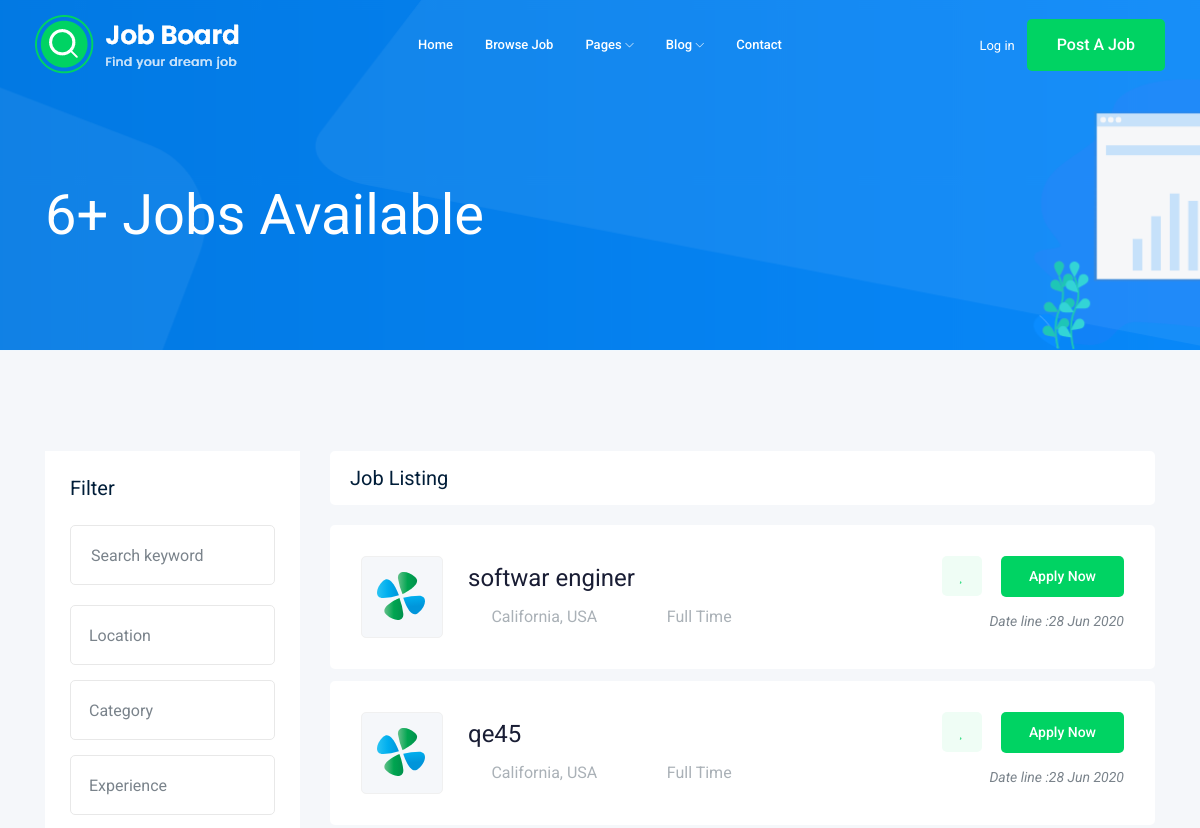
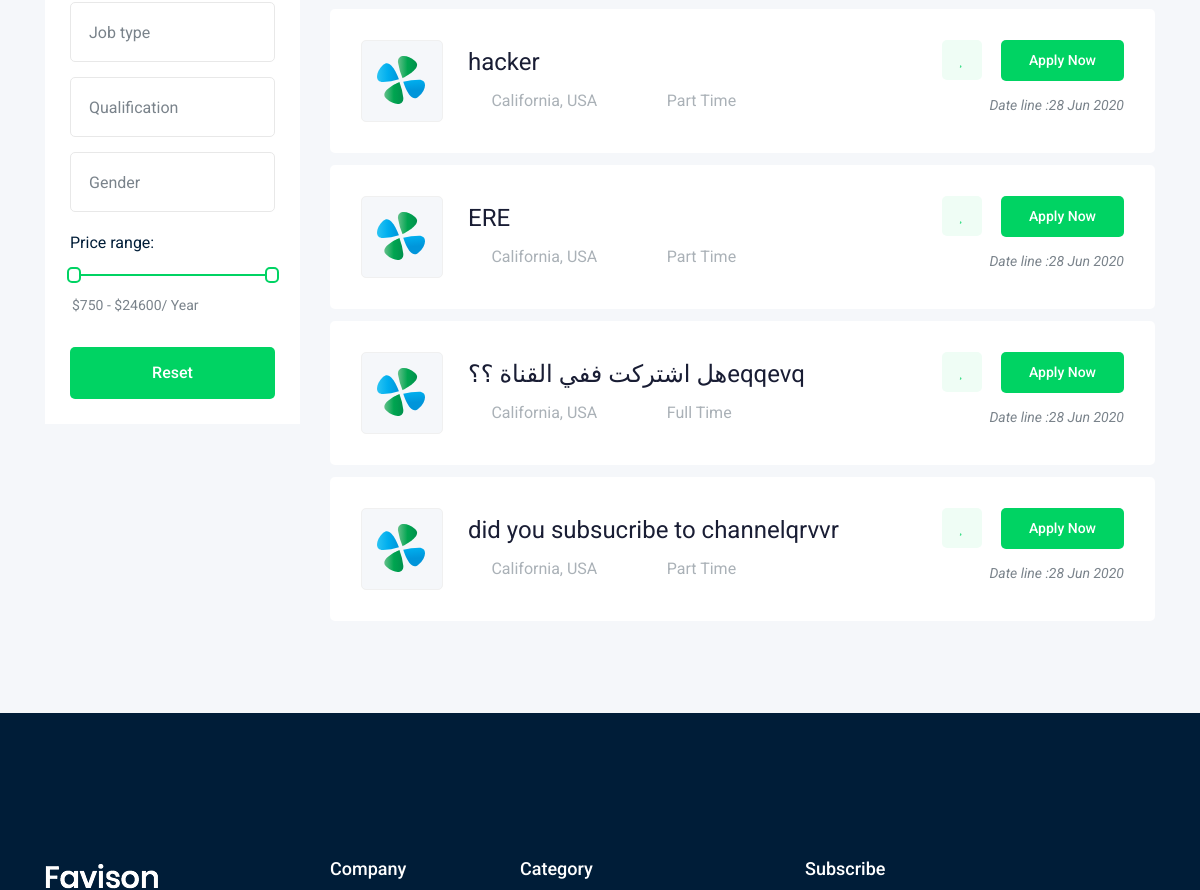
The app's page /jobs/ (upper part), older data (2 pictures, top to bottom).
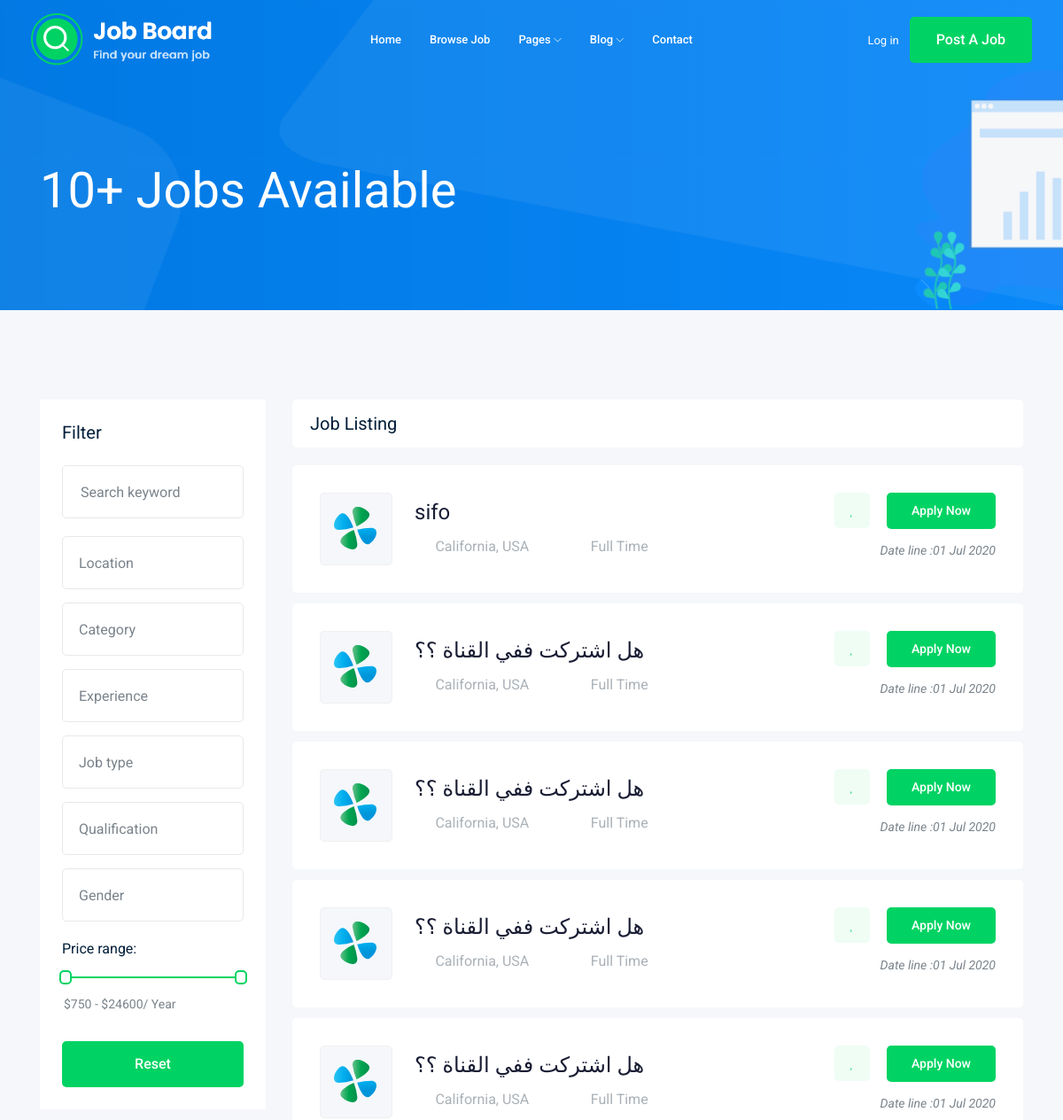
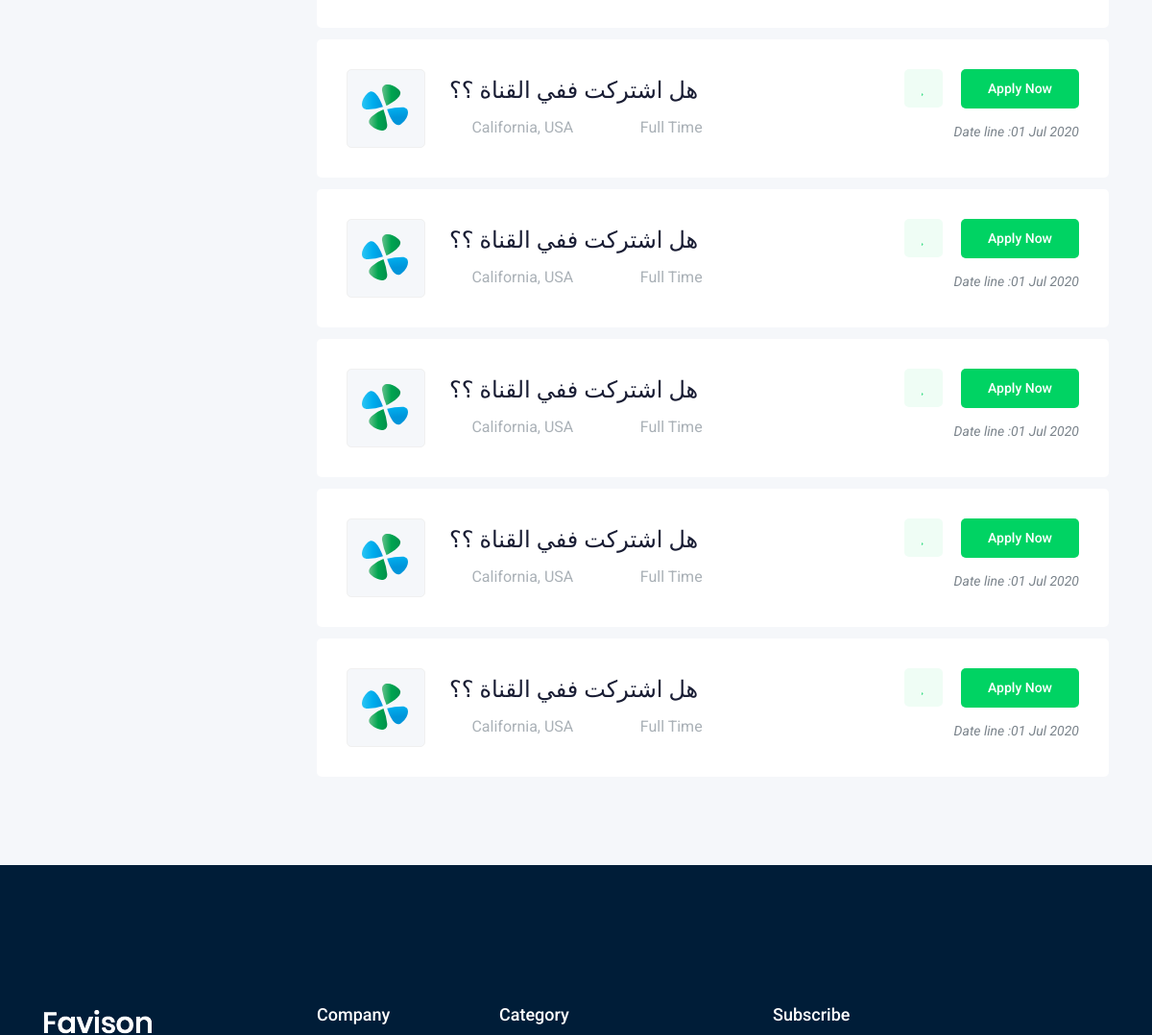
The same page, newer data (2 pictures, top to bottom).
### job/models.py (models this page shows, shortened)
class job(models.Model):
    owner = models.ForeignKey(User, related_name='job_owner', on_delete=models.CASCADE)
    title = models.CharField(max_length=100)
    job_type = models.CharField(max_length=15, choices=JOB_TYPE)
    description = models.TextField(max_length=1000)
    published_at = models.DateTimeField(auto_now=True)
    vacancy = models.IntegerField(default=1)
    salary = models.IntegerField(default=250)
    experience = models.IntegerField(default=0)
    category = models.ForeignKey('category', on_delete=models.CASCADE)
    image = models.ImageField(upload_to='jobs/')
    slug = models.SlugField(blank=True, null=True)
    def __str__(self):
        return self.title

### job/views.py (the view)
# urls.py: path('', views.job_list, name='job_list'),
def job_list(request):
    job_list = job.objects.all()
    paginator = Paginator(job_list, 10)
    page_number = request.GET.get('page')
    page_obj = paginator.get_page(page_number)
    context = {'jobs': page_obj}
    return render(request, 'job/job_list.html', context)

### job/templates/job/job_list.html (shortened to what the changed rows need)
{% extends 'base.html' %}
{% block body %}
    <div class="bradcam_area bradcam_bg_1">
        <div class="container">
            <div class="row">
                <div class="col-xl-12">
                    <div class="bradcam_text">
                        <h3>{{jobs|length}}+ Jobs Available</h3>
                    </div>
                </div>
            </div>
        </div>
    </div>
    <div class="job_listing_area plus_padding">
        <div class="container">
            <div class="row">
                <div class="col-lg-9">
                    <div class="job_lists m-0">
                        <div class="row">
                            {% for job in jobs %}
                            <div class="col-lg-12 col-md-12">
                                <div class="single_jobs white-bg d-flex justify-content-between">
                                    <div class="jobs_left d-flex align-items-center">
                                        <div class="thumb">
                                            <img src="img/svg_icon/1.svg" alt="">
                                        </div>
                                        <div class="jobs_conetent">
                                            <a href="{% url 'jobs:job_detail' job.slug %}"><h4>{{job}}</h4></a>
                                            <div class="links_locat d-flex align-items-center">
                                                <div class="location">
                                                    <p> <i class="fa fa-map-marker"></i> California, USA</p>
                                                </div>
                                                <div class="location">
                                                    <p> <i class="fa fa-clock-o"></i>{{job.job_type}}</p>
                                                </div>
                                            </div>
                                        </div>
                                    </div>
                                    <div class="jobs_right">
                                        <div class="apply_now">
                                            <a class="heart_mark" href="#"> <i class="fa fa-heart"></i> </a>
                                            <a href="{% url 'jobs:job_detail' job.slug %}" class="boxed-btn3">Apply Now</a>
                                        </div>
                                        <div class="date">
                                            <p>Date line :{{job.published_at|date:'d M o'}}</p>
                                        </div>
                                    </div>
                                </div>
                            </div>
                            {% endfor %}
                        </div>
                    </div>
                </div>
            </div>
        </div>
    </div>
{% endblock body %}

Row changes from the older to the newer data that the page shows:
removed job: title "softwar enginer", job_type "Full Time", published_at "28 Jun 2020"
removed job: title "qe45", job_type "Full Time", published_at "28 Jun 2020"
removed job: title "hacker", job_type "Part Time", published_at "28 Jun 2020"
removed job: title "ERE", job_type "Part Time", published_at "28 Jun 2020"
removed job: title "هل اشتركت ففي القناة ؟؟eqqevq", job_type "Full Time", published_at "28 Jun 2020"
removed job: title "did you subsucribe to channelqrvvr", job_type "Part Time", published_at "28 Jun 2020"
added job: title "sifo", job_type "Full Time", published_at "01 Jul 2020"
added job: title "هل اشتركت ففي القناة ؟؟", job_type "Full Time", published_at "01 Jul 2020"
added job: title "هل اشتركت ففي القناة ؟؟", job_type "Full Time", published_at "01 Jul 2020"
added job: title "هل اشتركت ففي القناة ؟؟", job_type "Full Time", published_at "01 Jul 2020"
added job: title "هل اشتركت ففي القناة ؟؟", job_type "Full Time", published_at "01 Jul 2020"
added job: title "هل اشتركت ففي القناة ؟؟", job_type "Full Time", published_at "01 Jul 2020"
added job: title "هل اشتركت ففي القناة ؟؟", job_type "Full Time", published_at "01 Jul 2020"
added job: title "هل اشتركت ففي القناة ؟؟", job_type "Full Time", published_at "01 Jul 2020"
added job: title "هل اشتركت ففي القناة ؟؟", job_type "Full Time", published_at "01 Jul 2020"
added job: title "هل اشتركت ففي القناة ؟؟", job_type "Full Time", published_at "01 Jul 2020"
Text that changed along with them:
{{ jobs|length }}: "6" → "10"
